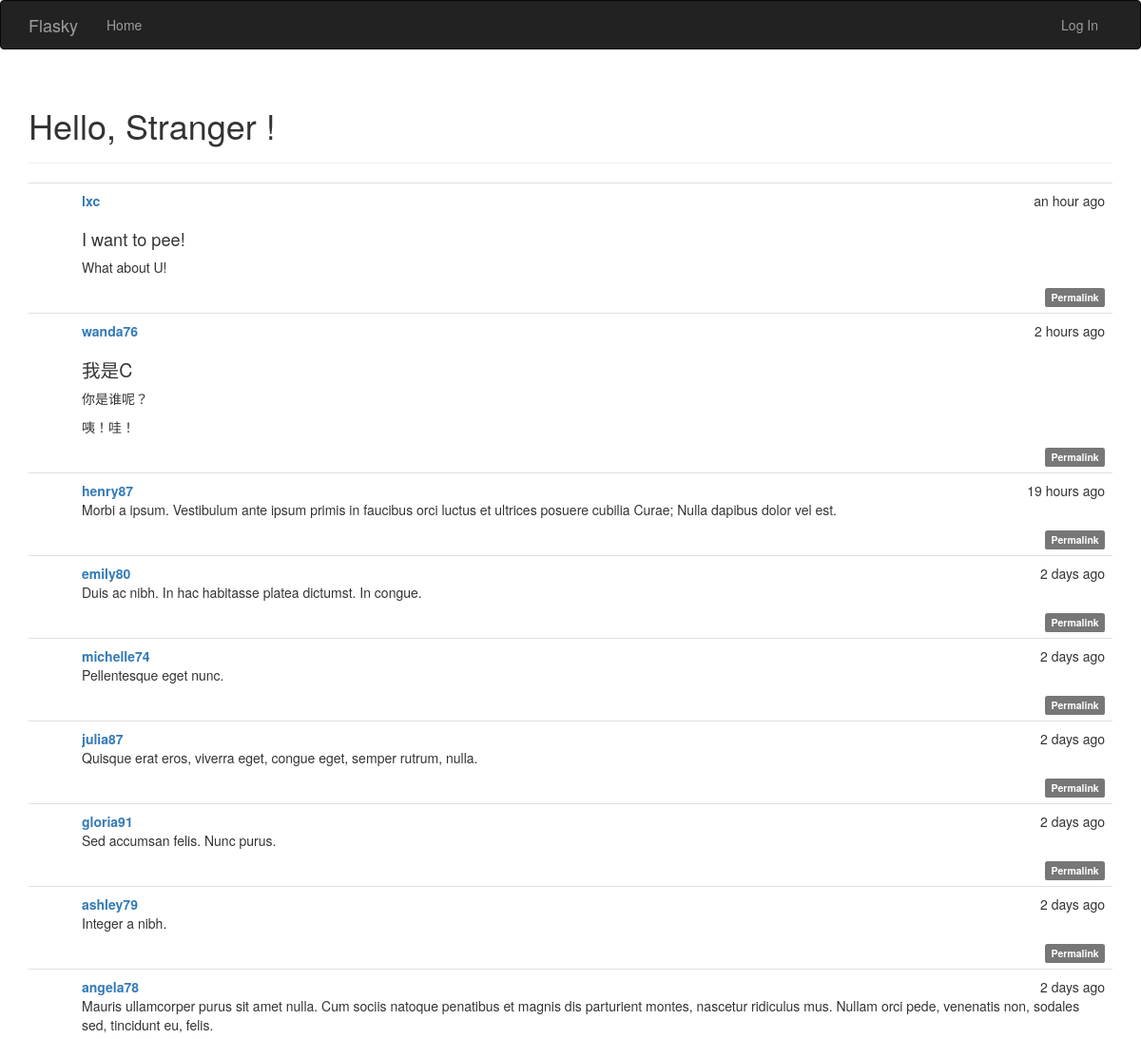
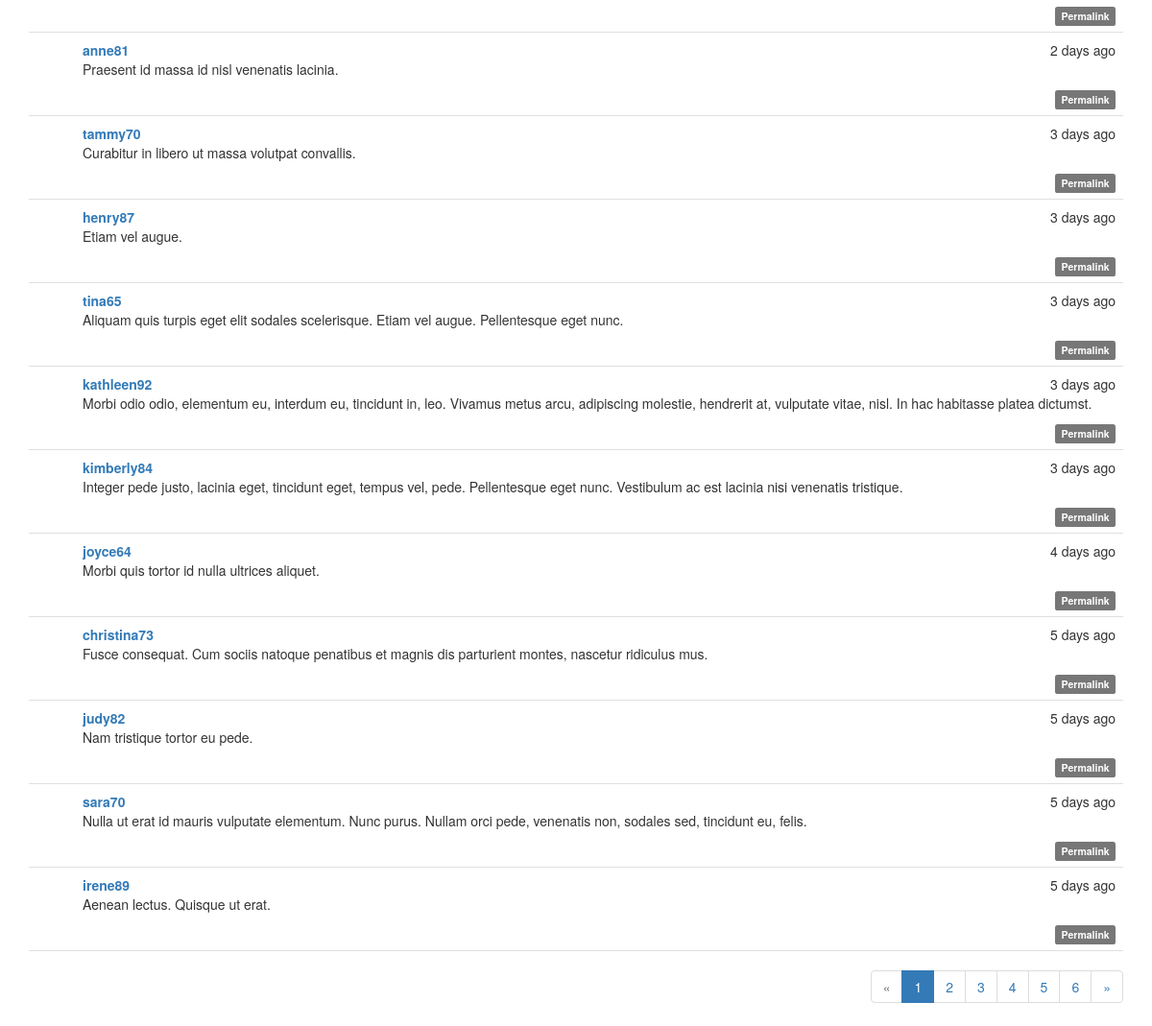
The page / on the database its author committed (2 pictures, top to bottom).
### app/models.py (models this page shows, shortened)
class Post(db.Model):
    __tablename__ = 'posts'
    id = db.Column(db.Integer, primary_key=True)
    body = db.Column(db.Text)
    timestamp = db.Column(db.DateTime, index=True, default=datetime.utcnow)
    author_id = db.Column(db.Integer, db.ForeignKey('users.id'))
    body_html = db.Column(db.Text)

class User(UserMixin, db.Model):
    __tablename__ = 'users'
    id = db.Column(db.Integer, primary_key=True)
    username = db.Column(db.String(64), unique=True, index=True)
    email = db.Column(db.String(64), unique=True, index=True)
    role_id = db.Column(db.Integer, db.ForeignKey('roles.id'))
    password_hash = db.Column(db.String(128))
    confirmed = db.Column(db.Boolean, default=False)
    name = db.Column(db.String(64))
    location = db.Column(db.String(64))
    about_me = db.Column(db.Text)
    member_since = db.Column(db.DateTime(), default=datetime.utcnow)
    last_seen = db.Column(db.DateTime(), default=datetime.utcnow)
    posts = db.relationship('Post', backref='author', lazy='dynamic')
    @property
    def password(self):
        raise AttributeError('password is not a readable attribute')

### app/main/views.py (the view)
@main.route('/', methods=['GET', 'POST'])
def index():
    form = PostForm()
    if current_user.can(Permission.WRITE_ARTICLES) and form.validate_on_submit():
        post = Post(body=form.body.data, author=current_user._get_current_object())
        db.session.add(post)
        return redirect(url_for('.index'))
    page = request.args.get('page', 1, type=int)
    pagination = Post.query.order_by(Post.timestamp.desc()).paginate(
        page, per_page=current_app.config['FLASKY_POSTS_PER_PAGE'],
        error_out=False)
    posts = pagination.items
    return render_template('index.html', form=form, posts=posts,
                           pagination=pagination)

### app/auth/views.py (called while the page is built)
@auth.before_app_request
def before_request():
    if current_user.is_authenticated:
        current_user.ping()
        if not current_user.confirmed \
                and request.endpoint[:5] != 'auth.' \
                and request.endpoint != 'static':
            return redirect(url_for('auth.unconfirmed'))

### app/main/__init__.py (called while the page is built)
@main.app_context_processor
def inject_permissions():
    return dict(Permission=Permission)

### app/models.py (called while the page is built)
    def can(self, permissions):
        return False

    def is_administrator(self):
        return False

### app/templates/index.html (shortened to what this page needs)
{% extends "base.html" %}
{% import "bootstrap/wtf.html" as wtf %}
{% import "_macros.html" as macros %}
{% block page_content %}
<div class="page-header">
    <h1>Hello,
    {% if current_user.is_authenticated %}
        {{ current_user.username }}
    {% else %}
        Stranger
    {% endif %}!</h1>
</div>
{% include '_posts.html' %}
{% if pagination %}
<div class="pagination">
    {{ macros.pagination_widget(pagination, '.index') }}
</div>
{% endif %}
{% endblock %}

### app/templates/_posts.html (shortened to what this page needs)
<ul class="posts">
    {% for post in posts %}
    <li class="post">
        <div class="post-content">
            <div class="post-date">{{ moment(post.timestamp).fromNow() }}</div>
            <div class="post-author"><a href="{{ url_for('.user', username=post.author.username) }}">{{ post.author.username }}</a></div>
            <div class="post-body">
                {% if post.body_html %}
                    {{ post.body_html | safe }}
                {% else %}
                    {{ post.body }}
                {% endif %}
            </div>
            <div class="post-footer">
                <a href="{{ url_for('.post', id=post.id) }}">
                    <span class="label label-default">Permalink</span>
                </a>
            </div>
        </div>
    </li>
    {% endfor %}
</ul>

### app/static/styles.css (style rules this page uses)
ul.posts { list-style-type: none; padding: 0px; margin: 16px 0px 0px 0px; border-top: 1px solid #e0e0e0; }
ul.posts li.post { padding: 8px; border-bottom: 1px solid #e0e0e0; }
div.post-date { float: right; }
div.post-author { font-weight: bold; }
div.post-content { margin-left: 48px; min-height: 48px; }
div.post-footer { text-align: right; }
div.pagination { width: 100%; text-align: right; padding: 0px; margin: 0px; }
.post-body h1 { font-size: 140%; }
.post-body h2 { font-size: 130%; }

### rows shown on the page
Post: timestamp "an hour ago", author.username "lxc", body_html "I want to pee! What about U!"
Post: timestamp "2 hours ago", author.username "wanda76", body_html "我是C 你是谁呢？ 咦！哇！"
Post: timestamp "19 hours ago", author.username "henry87", body_html "Morbi a ipsum. Vestibulum ante ipsum primis in faucibus orci luctus et ultrices posuere cubilia Curae; Nulla dapibus dolor vel est."
Post: timestamp "2 days ago", author.username "emily80", body_html "Duis ac nibh. In hac habitasse platea dictumst. In congue."
Post: timestamp "2 days ago", author.username "michelle74", body_html "Pellentesque eget nunc."
Post: timestamp "2 days ago", author.username "julia87", body_html "Quisque erat eros, viverra eget, congue eget, semper rutrum, nulla."
Post: timestamp "2 days ago", author.username "gloria91", body_html "Sed accumsan felis. Nunc purus."
Post: timestamp "2 days ago", author.username "ashley79", body_html "Integer a nibh."
Post: timestamp "2 days ago", author.username "angela78", body_html "Mauris ullamcorper purus sit amet nulla. Cum sociis natoque penatibus et magnis dis parturient montes, nascetur ridiculus mus. Nullam orci pede, venenatis non, sodales sed, tincidunt eu, felis."
Post: timestamp "2 days ago", author.username "anne81", body_html "Praesent id massa id nisl venenatis lacinia."
Post: timestamp "3 days ago", author.username "tammy70", body_html "Curabitur in libero ut massa volutpat convallis."
Post: timestamp "3 days ago", author.username "henry87", body_html "Etiam vel augue."
Post: timestamp "3 days ago", author.username "tina65", body_html "Aliquam quis turpis eget elit sodales scelerisque. Etiam vel augue. Pellentesque eget nunc."
Post: timestamp "3 days ago", author.username "kathleen92", body_html "Morbi odio odio, elementum eu, interdum eu, tincidunt in, leo. Vivamus metus arcu, adipiscing molestie, hendrerit at, vulputate vitae, nisl. In hac habitasse platea dictumst."
Post: timestamp "3 days ago", author.username "kimberly84", body_html "Integer pede justo, lacinia eget, tincidunt eget, tempus vel, pede. Pellentesque eget nunc. Vestibulum ac est lacinia nisi venenatis tristique."
Post: timestamp "4 days ago", author.username "joyce64", body_html "Morbi quis tortor id nulla ultrices aliquet."
Post: timestamp "5 days ago", author.username "christina73", body_html "Fusce consequat. Cum sociis natoque penatibus et magnis dis parturient montes, nascetur ridiculus mus."
Post: timestamp "5 days ago", author.username "judy82", body_html "Nam tristique tortor eu pede."
Post: timestamp "5 days ago", author.username "sara70", body_html "Nulla ut erat id mauris vulputate elementum. Nunc purus. Nullam orci pede, venenatis non, sodales sed, tincidunt eu, felis."
Post: timestamp "5 days ago", author.username "irene89", body_html "Aenean lectus. Quisque ut erat."

### other values the page prints
{{ p }} "1"
{{ p }} "2" "3" "4" "5" "6"
